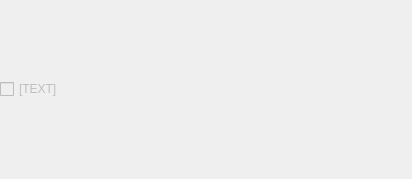
<?xml version="1.0" encoding="UTF-8"?>
<ui version="4.0">
 <class>[WIDGET_NAME]</class>
 <widget class="QWidget" name="[WIDGET_NAME]">
  <property name="geometry">
   <rect>
    <x>0</x>
    <y>0</y>
    <width>412</width>
    <height>179</height>
   </rect>
  </property>
  <layout class="QVBoxLayout" name="verticalLayout">
   <property name="margin">
    <number>0</number>
   </property>
	<item>
    <widget class="QCheckBox" name="[CHECKBOX_NAME]">
     <property name="text">
      <string>[TEXT]</string>
     </property>
     <property name="tristate">
      <bool>false</bool>
     </property>
	<property name="visible">
      <bool>[IS_VISIBLE]</bool>
     </property>
	<property name="enabled">
      <bool>[IS_ENABLED]</bool>
     </property>
     <property name="checked">
      <bool>[IS_CHECKED]</bool>
     </property>               
    </widget>
   </item>   
  </layout>
 </widget>
 <resources/>
 <connections/>
</ui>
